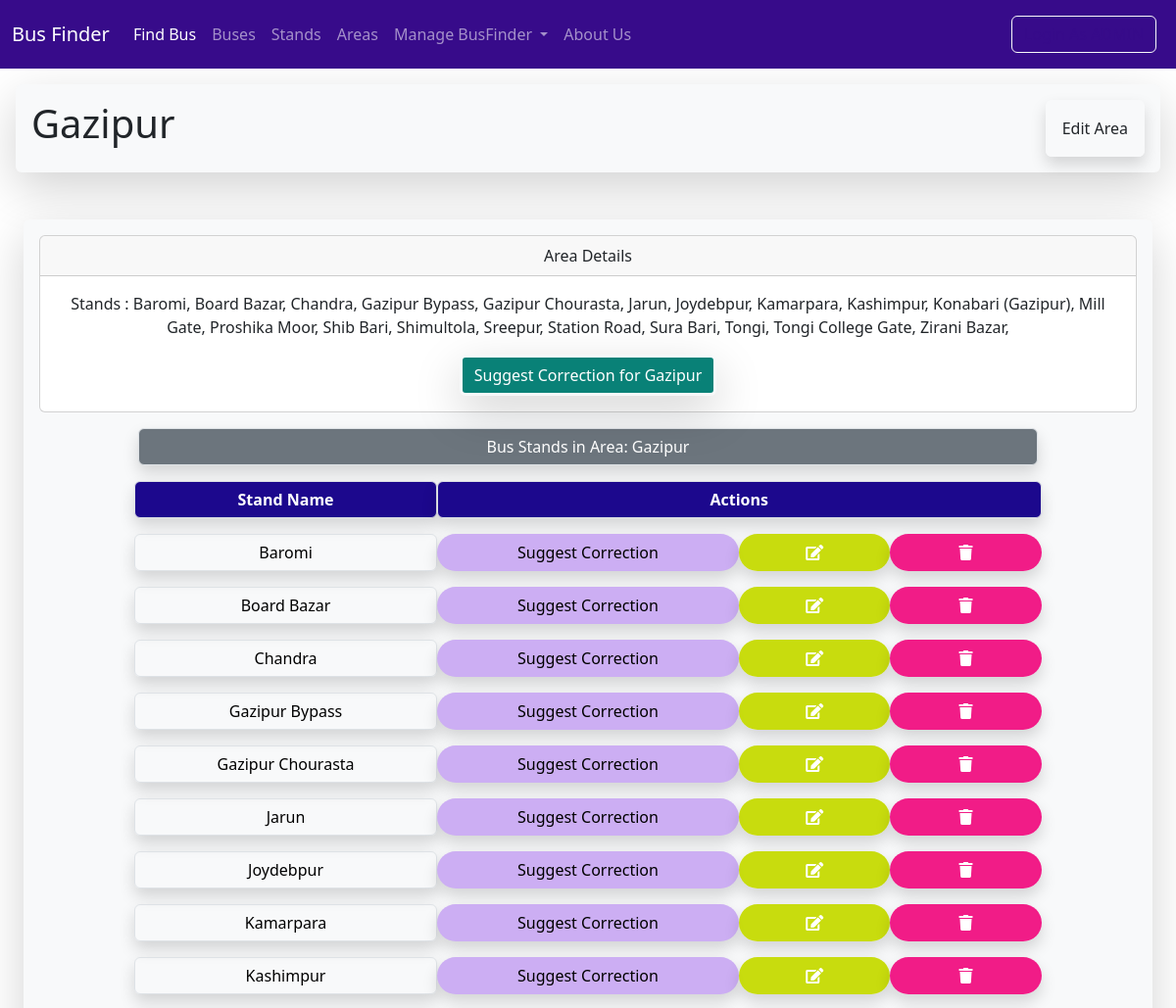
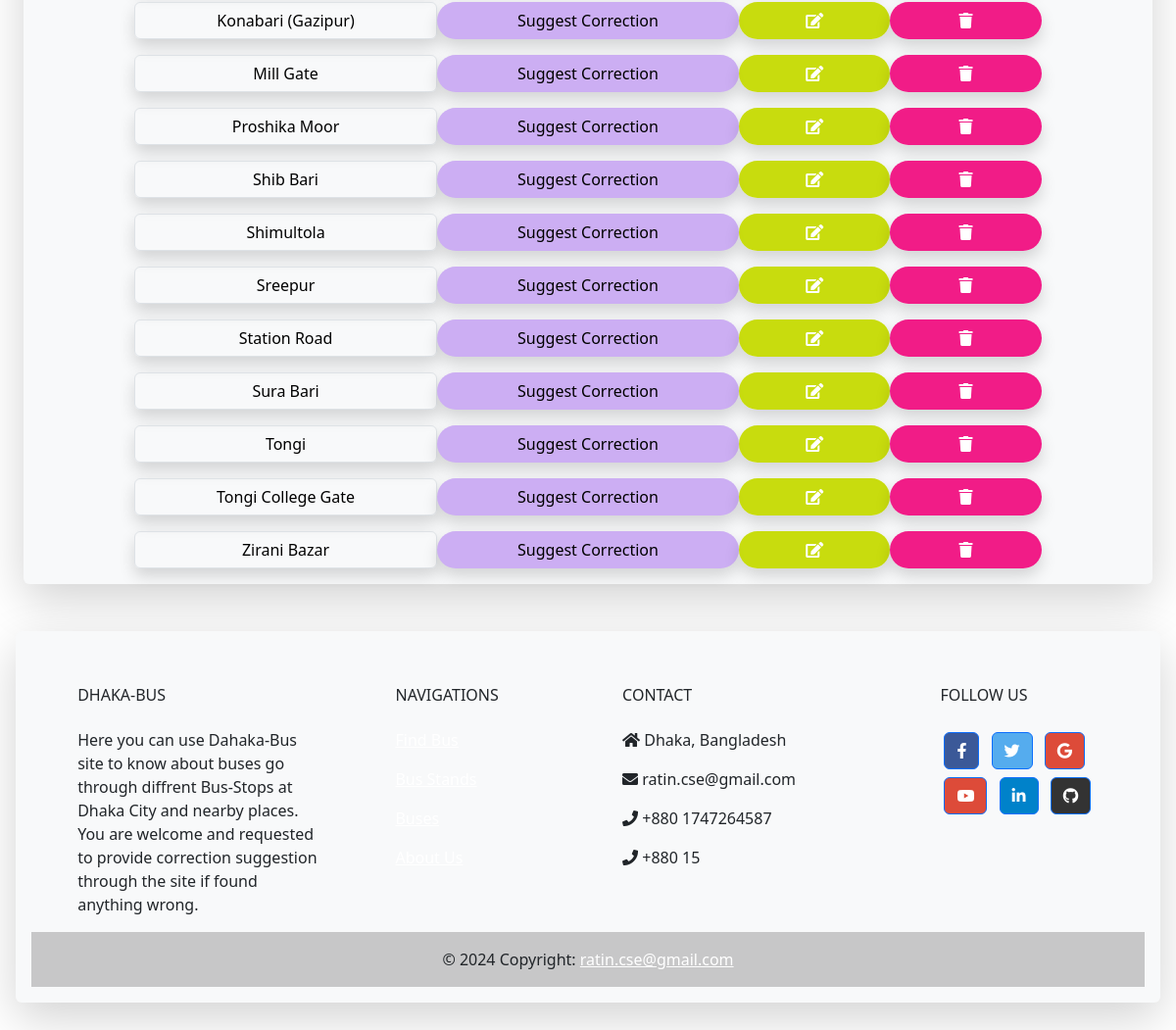
The app's page /stand/arealist/16/ with its own data (2 pictures, top to bottom).
### Stands/models.py (models this page shows, shortened)
class Area(models.Model):
    a_no=models.PositiveIntegerField(unique=True)
    a_name=models.CharField(max_length=100)
    class Meta:
        ordering=['a_name']

class Stand(models.Model):
    s_no=models.PositiveIntegerField(unique=True)
    s_name=models.CharField(max_length=100)
    lati = models.FloatField(blank=True,null=True)
    longi = models.FloatField(blank=True,null=True)
    area=models.ManyToManyField(Area)
    class Meta:
        ordering=['s_name']

### Stands/views.py (the view)
# urls.py: path('arealist/<int:area_id>/', views.area, name='area'),
def area(request,area_id):
    area= Area.objects.get(id=area_id)
    stands=area.stand_set.all()
    context = {'area': area, 'stands': stands}
    return render(request, 'area.html', context)

### Stands/templates/area.html (shortened to what this page needs)
{% extends "base.html" %}
{% block page_header %}
  <h1>{{ area.a_name }}</h1>
  {% if user.is_authenticated %}
    <a class="btn bg-parent p-3 shadow border border-light text-nowrap" href="{% url 'edit_bus' bus.obj.id  %}">Edit_Area</a>
  {% else %}
    <a class="btn bg-parent p-3 shadow border border-light text-nowrap" data-bs-toggle="modal" data-bs-target="#exampleModal">Edit Area</a>
  {% endif %}
{% endblock page_header %}
{% block content %}
<div class="card text-center">
  <div class="card-header">Area Details</div>
  <div class="card-body">
    <p class="card-text">Stands :
      {% for stand in stands %}
        {{ stand.s_name }},
      {% endfor %}
    </p>
    <a style="background-color: rgb(9, 129, 119);" href="{% url 'suggest_area' area.id %}" class="btn border border-3 text-white border-light shadow-lg">Suggest Correction for {{area.a_name}}</a>
  </div>
</div>
<div class="container col-12 col-sm-12 col-md-12 col-lg-10 text-center">
  <div class="row gx-2">
    <button class="col gy-3 col-12 btn btn-secondary shadow border text-white text-center">Bus Stands in Area: {{ area.a_name }}</button>
  </div>
  <div class="row gx-3">
    <a style="background-color: rgb(28, 8, 141);" class="col gy-3 col-12 col-sm-12 col-md-4 col-lg-4 btn shadow border text-white d-flex justify-content-center align-items-center"><b>Stand Name</b></a>
    <a style="background-color: rgb(28, 8, 141);" class="col gy-3 col-12 col-sm-12 col-md-8 col-lg-8 btn shadow border text-white d-flex justify-content-center align-items-center"><b>Actions</b></a>
  </div>
  {% for stand in stands %}
    <div class="row gx-3">
      <a href="{% url 'stands:stand' stand.id %}" class="col gy-3 col-12 col-sm-12 col-md-4 col-lg-4 btn shadow border text-black d-flex justify-content-center align-items-center">{{ stand.s_name }}</a>
      {% if user.is_authenticated %}
        <a href="{% url 'suggest_area' area.id %}" class="col gy-3 col-6 col-sm-6 col-md-4 col-lg-4 btn bg-warning text-white rounded-pill shadow d-flex justify-content-center align-items-center">Suggest Correction</a>
        <a href="{% url 'edit_bus' bus.obj.id %}" class="col gy-3 col-3 col-sm-3 col-md-2 col-lg-2 btn bg-warning text-white rounded-pill shadow d-flex justify-content-center align-items-center">_Edit</a>
        <a href="{% url 'edit_bus' bus.obj.id %}" class="col gy-3 col-3 col-sm-3 col-md-2 col-lg-2 btn bg-danger text-white rounded-pill shadow d-flex justify-content-center align-items-center">_Delete</a>
      {% else %}
        <a style="background-color: rgb(204, 174, 243);" href="{% url 'suggest_area' area.id %}" class="col gy-3 col-8 col-sm-8 col-md-4 col-lg-4 btn text-black rounded-pill shadow d-flex justify-content-center align-items-center">Suggest Correction</a>
        <a style="background-color: rgba(198, 219, 6, 0.966);" class="col gy-3 col-2 col-sm-2 col-md-2 col-lg-2 btn text-white text-center rounded-pill shadow d-flex justify-content-center align-items-center" data-bs-toggle="modal" data-bs-target="#exampleModal"><i class="fas fa-edit text-center"></i></a>
        <a style="background-color: rgba(241, 20, 131, 0.966);" class="col gy-3 col-2 col-sm-2 col-md-2 col-lg-2 btn text-white rounded-pill shadow d-flex justify-content-center align-items-center" data-bs-toggle="modal" data-bs-target="#exampleModal"><i class="fas fa-trash"></i></a>
      {% endif %}
    </div>
    {% empty %}
        <h3>No Bus found at {{ stand.s_name }} !</h3>
  {% endfor %}
</div>
{% endblock content %}

### records on screen
Area: a_name "Gazipur"
Stand: s_name "Baromi"
Stand: s_name "Board Bazar"
Stand: s_name "Chandra"
Stand: s_name "Gazipur Bypass"
Stand: s_name "Gazipur Chourasta"
Stand: s_name "Jarun"
Stand: s_name "Joydebpur"
Stand: s_name "Kamarpara"
Stand: s_name "Kashimpur"
Stand: s_name "Konabari (Gazipur)"
Stand: s_name "Mill Gate"
Stand: s_name "Proshika Moor"
Stand: s_name "Shib Bari"
Stand: s_name "Shimultola"
Stand: s_name "Sreepur"
Stand: s_name "Station Road"
Stand: s_name "Sura Bari"
Stand: s_name "Tongi"
Stand: s_name "Tongi College Gate"
Stand: s_name "Zirani Bazar"
